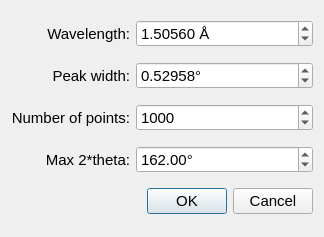
<?xml version="1.0" encoding="UTF-8"?>
<ui version="4.0">
 <class>XrdOptionsDialog</class>
 <widget class="QDialog" name="XrdOptionsDialog">
  <property name="geometry">
   <rect>
    <x>0</x>
    <y>0</y>
    <width>324</width>
    <height>237</height>
   </rect>
  </property>
  <property name="font">
   <font>
    <pointsize>11</pointsize>
   </font>
  </property>
  <property name="windowTitle">
   <string>Generate Simulated XRD Pattern Options</string>
  </property>
  <property name="toolTip">
   <string>&lt;html&gt;&lt;head/&gt;&lt;body&gt;&lt;p&gt;The broadening of the peak at the base (in degrees).&lt;/p&gt;&lt;/body&gt;&lt;/html&gt;</string>
  </property>
  <layout class="QGridLayout" name="gridLayout">
   <item row="3" column="1">
    <widget class="QDoubleSpinBox" name="spin_max2theta">
     <property name="toolTip">
      <string>&lt;html&gt;&lt;head/&gt;&lt;body&gt;&lt;p&gt;The max 2theta value in degrees.&lt;/p&gt;&lt;/body&gt;&lt;/html&gt;</string>
     </property>
     <property name="suffix">
      <string>°</string>
     </property>
     <property name="decimals">
      <number>2</number>
     </property>
     <property name="maximum">
      <double>360.000000000000000</double>
     </property>
     <property name="singleStep">
      <double>0.100000000000000</double>
     </property>
     <property name="value">
      <double>162.000000000000000</double>
     </property>
    </widget>
   </item>
   <item row="1" column="1">
    <widget class="QDoubleSpinBox" name="spin_peakwidth">
     <property name="suffix">
      <string>°</string>
     </property>
     <property name="decimals">
      <number>5</number>
     </property>
     <property name="maximum">
      <double>100.000000000000000</double>
     </property>
     <property name="singleStep">
      <double>0.100000000000000</double>
     </property>
     <property name="value">
      <double>0.529580000000000</double>
     </property>
    </widget>
   </item>
   <item row="2" column="0">
    <widget class="QLabel" name="label_3">
     <property name="text">
      <string>Number of points:</string>
     </property>
     <property name="alignment">
      <set>Qt::AlignRight|Qt::AlignTrailing|Qt::AlignVCenter</set>
     </property>
    </widget>
   </item>
   <item row="1" column="0">
    <widget class="QLabel" name="label_2">
     <property name="text">
      <string>Peak width:</string>
     </property>
     <property name="alignment">
      <set>Qt::AlignRight|Qt::AlignTrailing|Qt::AlignVCenter</set>
     </property>
    </widget>
   </item>
   <item row="0" column="0">
    <widget class="QLabel" name="label">
     <property name="text">
      <string>Wavelength:</string>
     </property>
     <property name="alignment">
      <set>Qt::AlignRight|Qt::AlignTrailing|Qt::AlignVCenter</set>
     </property>
    </widget>
   </item>
   <item row="0" column="1">
    <widget class="QDoubleSpinBox" name="spin_wavelength">
     <property name="toolTip">
      <string>&lt;html&gt;&lt;head/&gt;&lt;body&gt;&lt;p&gt;The wavelength of the x-ray in Angstroms.&lt;/p&gt;&lt;/body&gt;&lt;/html&gt;</string>
     </property>
     <property name="suffix">
      <string> Å</string>
     </property>
     <property name="decimals">
      <number>5</number>
     </property>
     <property name="minimum">
      <double>0.000000000000000</double>
     </property>
     <property name="maximum">
      <double>100.000000000000000</double>
     </property>
     <property name="singleStep">
      <double>0.100000000000000</double>
     </property>
     <property name="value">
      <double>1.505600000000000</double>
     </property>
    </widget>
   </item>
   <item row="2" column="1">
    <widget class="QSpinBox" name="spin_numpoints">
     <property name="toolTip">
      <string>&lt;html&gt;&lt;head/&gt;&lt;body&gt;&lt;p&gt;The number of 2theta points.&lt;/p&gt;&lt;/body&gt;&lt;/html&gt;</string>
     </property>
     <property name="minimum">
      <number>1</number>
     </property>
     <property name="maximum">
      <number>100000</number>
     </property>
     <property name="value">
      <number>1000</number>
     </property>
    </widget>
   </item>
   <item row="3" column="0">
    <widget class="QLabel" name="label_4">
     <property name="layoutDirection">
      <enum>Qt::LeftToRight</enum>
     </property>
     <property name="text">
      <string>Max 2*theta:</string>
     </property>
     <property name="alignment">
      <set>Qt::AlignRight|Qt::AlignTrailing|Qt::AlignVCenter</set>
     </property>
    </widget>
   </item>
   <item row="4" column="1">
    <widget class="QDialogButtonBox" name="buttonBox">
     <property name="standardButtons">
      <set>QDialogButtonBox::Cancel|QDialogButtonBox::Ok</set>
     </property>
    </widget>
   </item>
  </layout>
 </widget>
 <tabstops>
  <tabstop>spin_wavelength</tabstop>
  <tabstop>spin_peakwidth</tabstop>
  <tabstop>spin_numpoints</tabstop>
  <tabstop>spin_max2theta</tabstop>
 </tabstops>
 <resources/>
 <connections>
  <connection>
   <sender>buttonBox</sender>
   <signal>accepted()</signal>
   <receiver>XrdOptionsDialog</receiver>
   <slot>accept()</slot>
   <hints>
    <hint type="sourcelabel">
     <x>226</x>
     <y>204</y>
    </hint>
    <hint type="destinationlabel">
     <x>161</x>
     <y>118</y>
    </hint>
   </hints>
  </connection>
  <connection>
   <sender>buttonBox</sender>
   <signal>rejected()</signal>
   <receiver>XrdOptionsDialog</receiver>
   <slot>reject()</slot>
   <hints>
    <hint type="sourcelabel">
     <x>226</x>
     <y>204</y>
    </hint>
    <hint type="destinationlabel">
     <x>161</x>
     <y>118</y>
    </hint>
   </hints>
  </connection>
 </connections>
</ui>
